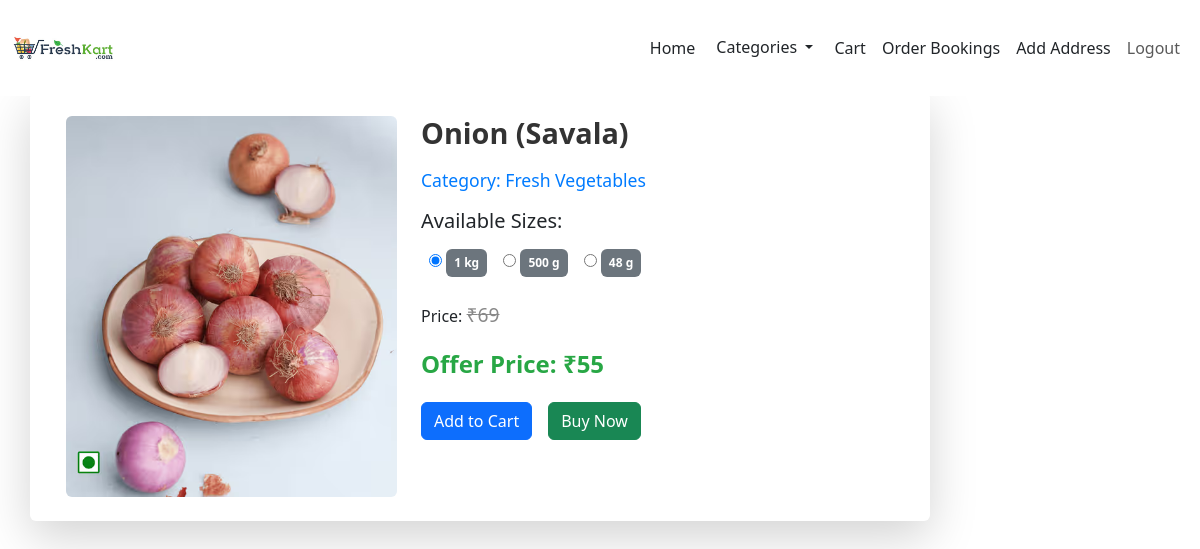
Page /viewpro/2 (signed in) on the earlier database version.
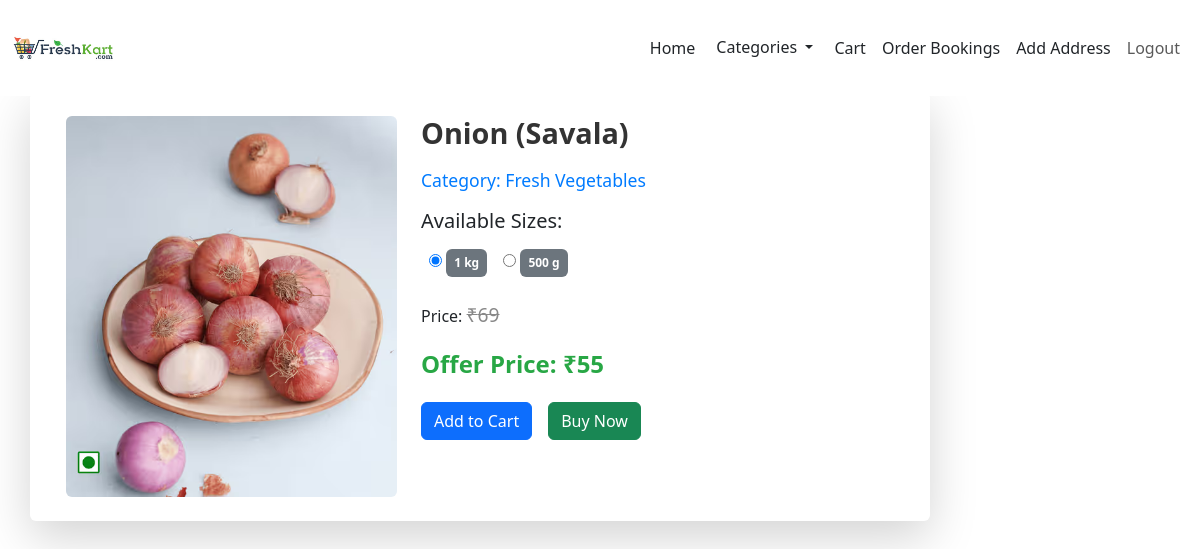
Same page on the later database version.
### store/models.py (models this page shows, shortened)
class Details(models.Model):
    product=models.ForeignKey(Product,on_delete=models.CASCADE)
    weight=models.TextField()
    price=models.IntegerField()
    off_price=models.IntegerField()
    stock=models.IntegerField()
    discount = models.DecimalField(max_digits=5, decimal_places=2, default=0.00)

### store/views.py (the view)
# urls.py: path('viewpro/<pid>',views.view_pro),
def view_pro(req,pid):
    if 'user' in req.session:
        data=Product.objects.get(pk=pid)
        data1=Details.objects.filter(product=pid)
        data2=Details.objects.get(product=pid,pk=data1[0].pk)
        cat=Category.objects.all()
        if req.GET.get('dis'):
                dis=req.GET.get('dis')
                data2=Details.objects.get(product=pid,pk=dis)
        return render(req,'user/view_product.html',{'data':data,'data1':data1,'data2':data2,'cat':cat})
    else:
         return redirect(gro_login)

### template/user/view_product.html (shortened to what this page needs)
<!DOCTYPE html>
<html lang="en">
<head>
  {% load static %}
  <link rel="stylesheet" href="{% static 'css/view_product.css' %}">
  <link href="https://cdn.jsdelivr.net/npm/bootstrap@5.3.3/dist/css/bootstrap.min.css" rel="stylesheet">
    <link rel="stylesheet" href="https://cdnjs.cloudflare.com/ajax/libs/font-awesome/6.7.2/css/all.min.css" />
</head>
<body>
  <nav class="  navbar navbar-expand-sm bg-white navbar-white fixed-top ">
    <div class="container-fluid">
      <a href="shop_home"><img src="{% static 'images/logo.jpg' %}" alt="Logo" class="img-fluid" style="height: 80px; width: auto;"></a><br>
      <div class="collapse navbar-collapse justify-content-end " id="collapsibleNavbar">
        <ul class="navbar-nav">
          <li class="nav-item">
            <a class="nav-link  active text-dark" href="../">Home</a>
          </li>
          <li>
            <div class="dropdown">
                <button type="button" class="btn btn-white text-dark btt-1 dropdown-toggle" data-bs-toggle="dropdown">
                    Categories
                </button>
            </div>
        </li>
          <li class="nav-item ">
            <a class="nav-link text-dark " href="cart">Cart</a>
          </li>
          <li class="nav-item  ">
            <a class="nav-link text-dark" href="user_book">Order Bookings</a>
          </li>
          <li class="nav-item  ">
            <a class="nav-link text-dark" href="Address">Add Address</a>
          </li>
          {% if user.is_authenticated %}
            <li class="nav-item"><a class="nav-link" href="logout">Logout</a></li>
          {% else %}
            <li class="nav-item"><a class="nav-link" href="login">Login</a></li>
          {% endif %}
        </ul>
      </div>
    </div>
  </nav>
    <div class="container mt-5" style="border-top-width: 44px;border-top-style: solid;">
      <div class="product-container row bg-white p-4 rounded shadow-lg">
          <div class="col-md-5 text-center">
              <img src="{{data.img.url}}" alt="Product Image" class="img-fluid rounded">
          </div>
          <div class="col-md-7">
              <h2 class="product-name">{{data.name}}</h2>
              <p class="product-category">Category: {{data.category.category}}</p>
              <h5>Available Sizes:</h5>
              <div class="d-flex flex-wrap">
                  {% for j in data1 %}
                  <label class="m-2">
                      <input type="radio" onchange="get_correct_price('{{j.pk}}')" name="select" {% if data2.pk == j.pk %} checked {%endif %}>
                      <span class="badge bg-secondary p-2">{{j.weight}}</span>
                  </label>
                  {% endfor %}
              </div>
              <p class="product-price mt-3">Price: <span class="original-price">₹{{data2.price}}</span></p>
              <p class="offer-price">Offer Price: <span>₹{{data2.off_price}}</span></p>
              {% if data2.stock > 0 %}
              <div class="button-container d-flex gap-3">
                  <a href="../add_to_cart/{{data2.pk}}" class="text-decoration-none">
                      <button class="add-to-cart w-100 btn btn-primary">Add to Cart</button>
                  </a>
                  <a href="../buynow/{{data2.pk}}" class="text-decoration-none">
                      <button class="buy-now w-100 btn btn-success">Buy Now</button>
                  </a>
              </div>
              {% endif %}
          </div>
      </div>
    </div>
  </body>
</html>

Differences in the rows shown:
removed Details: select "☐ 48 g", weight "48 g"
